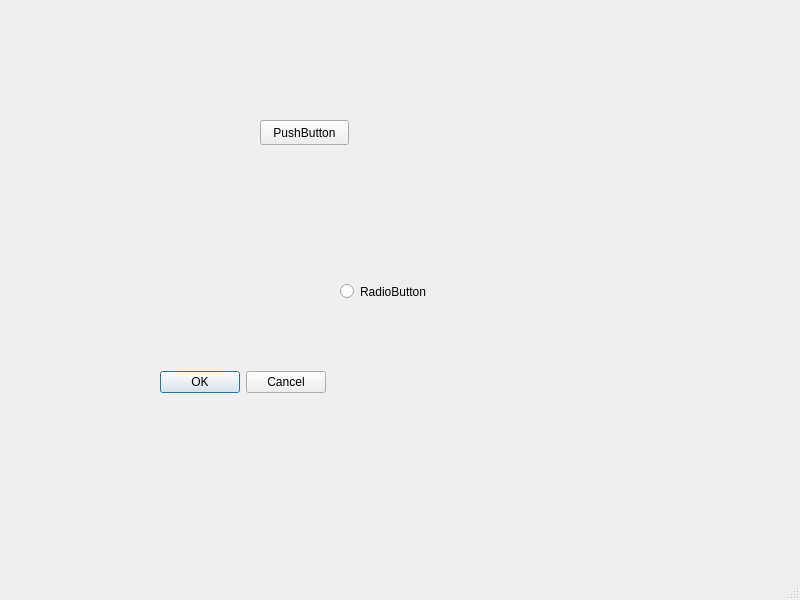
<?xml version="1.0" encoding="UTF-8"?>
<ui version="4.0">
 <class>MainWindow</class>
 <widget class="QMainWindow" name="MainWindow">
  <property name="geometry">
   <rect>
    <x>0</x>
    <y>0</y>
    <width>800</width>
    <height>600</height>
   </rect>
  </property>
  <property name="windowTitle">
   <string>MainWindow</string>
  </property>
  <widget class="QWidget" name="centralwidget">
   <widget class="QPushButton" name="pushButton">
    <property name="geometry">
     <rect>
      <x>260</x>
      <y>120</y>
      <width>89</width>
      <height>25</height>
     </rect>
    </property>
    <property name="text">
     <string>PushButton</string>
    </property>
   </widget>
   <widget class="QRadioButton" name="radioButton">
    <property name="geometry">
     <rect>
      <x>340</x>
      <y>280</y>
      <width>112</width>
      <height>23</height>
     </rect>
    </property>
    <property name="text">
     <string>RadioButton</string>
    </property>
   </widget>
   <widget class="QDialogButtonBox" name="buttonBox">
    <property name="geometry">
     <rect>
      <x>160</x>
      <y>370</y>
      <width>166</width>
      <height>25</height>
     </rect>
    </property>
    <property name="standardButtons">
     <set>QDialogButtonBox::Cancel|QDialogButtonBox::Ok</set>
    </property>
   </widget>
  </widget>
  <widget class="QMenuBar" name="menubar">
   <property name="geometry">
    <rect>
     <x>0</x>
     <y>0</y>
     <width>800</width>
     <height>22</height>
    </rect>
   </property>
  </widget>
  <widget class="QStatusBar" name="statusbar"/>
 </widget>
 <resources/>
 <connections/>
</ui>
